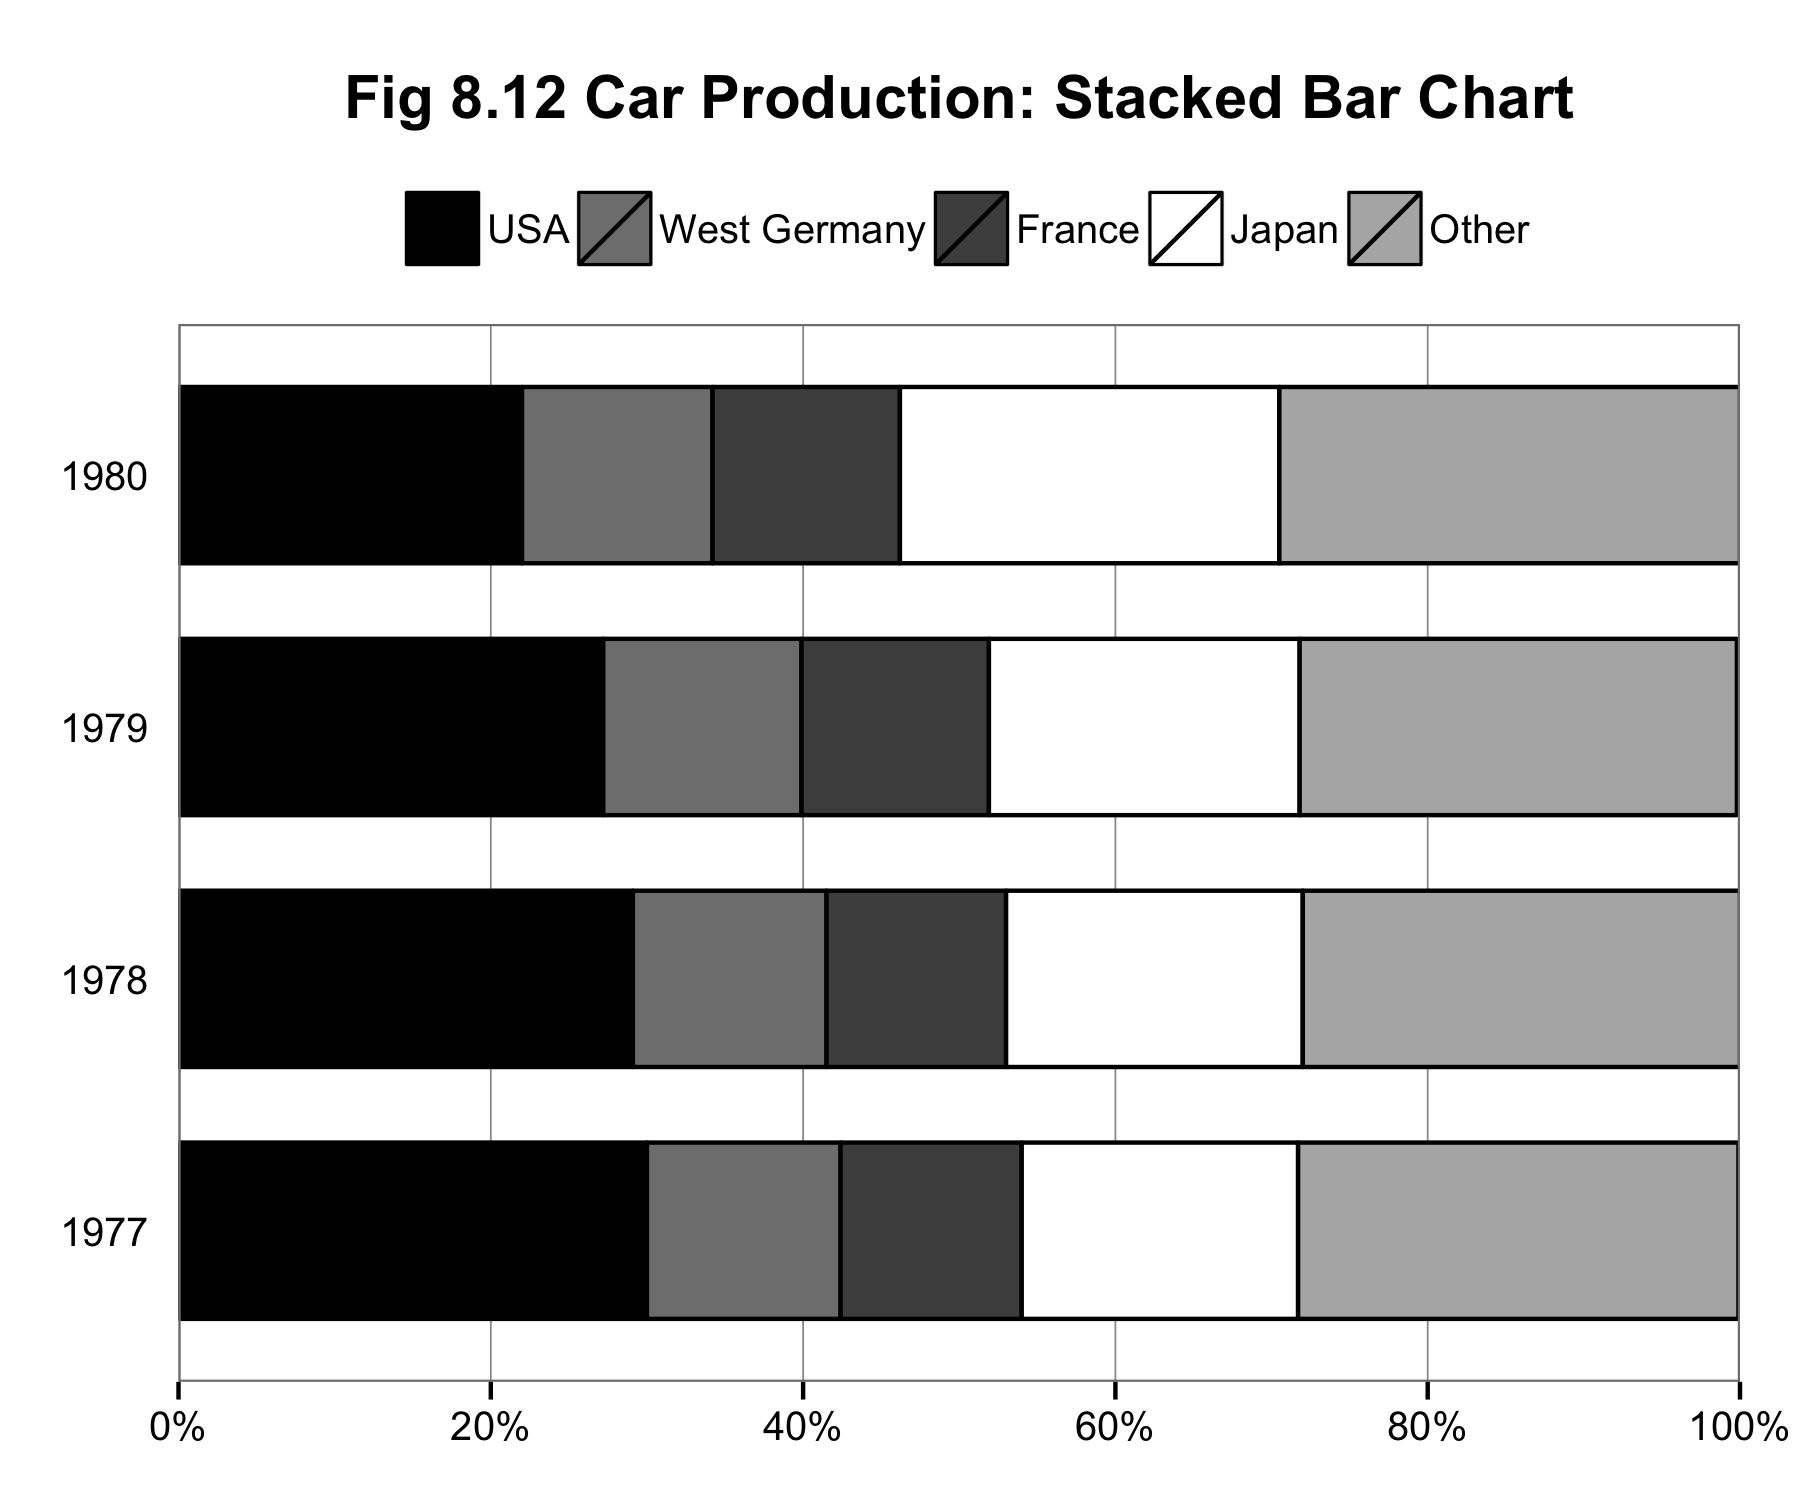

The script that saved this image:
library(ggplot2)
library(plyr)
library(reshape2)

this_base <- "fig08-12_car-production-stacked-bar-chart"

my_data <- data.frame(
  year = c("1980", "1979", "1978", "1977"),
  USA = c(22.0, 27.2, 29.1, 30.0),
  WestGermany = c(12.2, 12.7, 12.4, 12.4),
  France = c(12.0, 12.0, 11.5, 11.6), 
  Japan = c(24.3, 19.9, 19.0, 17.7),
  Other = c(29.5, 28.0, 28.0, 28.2))

my_data_long <- melt(my_data, id.vars = "year",
                     variable.name = "country", value.name = "production")

my_data_long <- arrange(my_data_long, country)

percent_sign <- function (x) { paste0(x, "%") }

p <- ggplot(my_data_long, aes(x = year, y = production, fill = country)) +
  geom_bar(stat="identity", width = 0.7) + 
  geom_bar(stat = "identity", width = 0.7, colour = "black", show_guide = FALSE) +
  scale_fill_manual(values = c("USA" = "black",  "WestGermany" = "grey50",
                               "France" = "grey30", "Japan" = "white",
                               "Other" = "grey70")) +
  scale_y_continuous(breaks = seq(0, 100, 20), limits = c(0, 100), 
                     expand = c(0, 0), labels = percent_sign) + 
  ggtitle("Fig 8.12 Car Production: Stacked Bar Chart") + 
  coord_flip() +
  theme_bw() +
  theme(panel.grid.major.x = element_line(colour = "grey60"),
        panel.grid.minor = element_blank(),
        plot.title = element_text(size = rel(1.2), face = "bold"),
        axis.title = element_blank(),
        axis.ticks.y = element_blank(),
        legend.position = "top",
        legend.title = element_blank()) 

p

ggsave(paste0(this_base, ".png"), 
       p, width = 6, height = 5)

